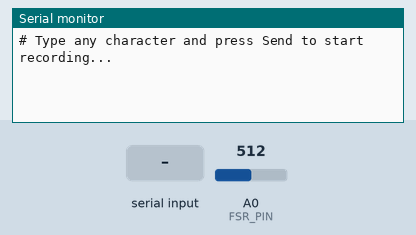
This sketch was run on a simulated Arduino Uno, built with avr-gcc and run on an emulated ATmega328P. On the bench: the last lines printed to the serial monitor. Inputs (shaded band) come from the test bench; at power-on: A0 (FSR_PIN) = 512.

Above: at 0.9 s.
1.0 s: "1" received over Serial
At 1.5 s:
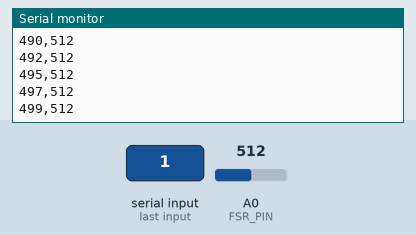
2.5 s: A0 (FSR_PIN) set to 716
At 3.3 s:
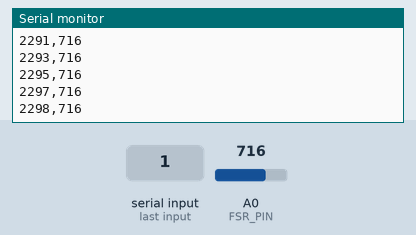
4.0 s: A0 (FSR_PIN) set to 900
At 4.9 s:
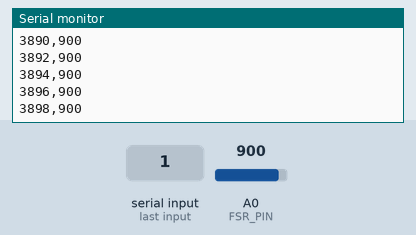
Timing chart, 0 to 6.0 s (numbered marks = the images above; inputs shaded):
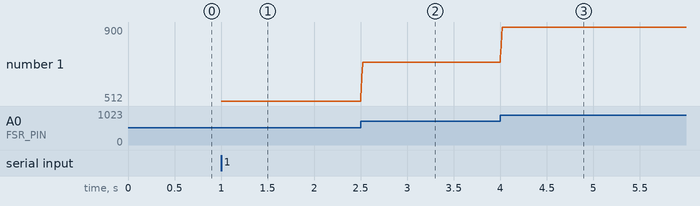

The sketch:

02_Moving_Average_Recording.ino
```cpp
const float DURATION_S = 20.0f;
const bool START_ON_KEY = true;
const bool SEND_TIMESTAMP = true;

const uint8_t FSR_PIN = A0;

const uint32_t SAMPLE_PERIOD_US = 2000;
const int WINDOW_SIZE = 12;

const uint32_t TOTAL_SAMPLES =
    (uint32_t)(DURATION_S * 1000000.0f / SAMPLE_PERIOD_US);

int samples[WINDOW_SIZE] = {0};
long sum = 0;
int sampleIndex = 0;
int sampleCount = 0;

uint32_t nextTick;
uint32_t startMs;
uint32_t recordedSamples = 0;

void setup() {
  Serial.begin(115200);
  analogReference(DEFAULT);

  if (START_ON_KEY) {
    Serial.println("# Type any character and press Send to start recording...");

    while (Serial.available() == 0) {
    }

    while (Serial.available() > 0) {
      Serial.read();
    }
  }

  if (SEND_TIMESTAMP) {
    Serial.println("time_ms,value");
  }

  startMs = millis();
  nextTick = micros() + SAMPLE_PERIOD_US;
}

void loop() {

  if (recordedSamples >= TOTAL_SAMPLES) {
    Serial.println("# done");

    while (true) {
    }
  }

  while ((int32_t)(micros() - nextTick) < 0) {
  }

  nextTick += SAMPLE_PERIOD_US;

  int raw = analogRead(FSR_PIN);

  if (sampleCount == WINDOW_SIZE) {
    sum -= samples[sampleIndex];
  } else {
    sampleCount++;
  }

  samples[sampleIndex] = raw;
  sum += raw;

  sampleIndex = (sampleIndex + 1) % WINDOW_SIZE;

  int filteredValue = (int)(
      (float)sum / sampleCount + 0.5f
  );

  if (SEND_TIMESTAMP) {
    Serial.print(millis() - startMs);
    Serial.print(",");
  }

  Serial.println(filteredValue);

  recordedSamples++;
}
```

Measured:
- after the input at 1.0 s, the serial monitor: prints a new line at once (image 1)
